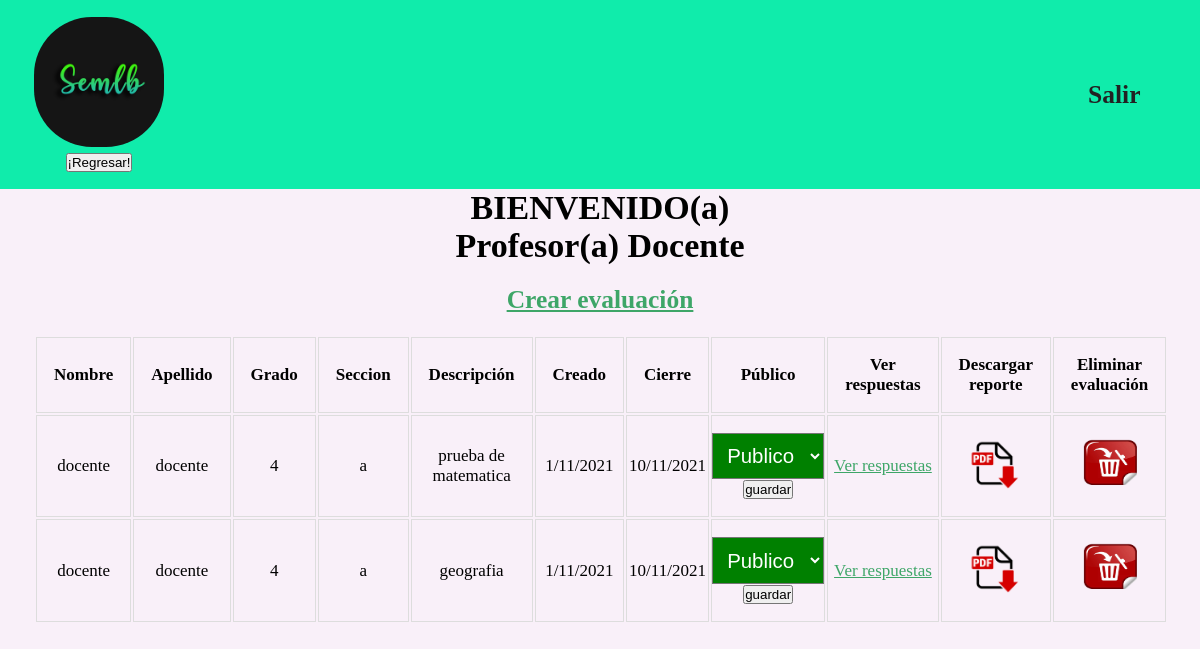
/profesor (signed in), run on the app's committed database.
### tables this page shows
CREATE TABLE `evaluaciones` (
  `id` int(255) NOT NULL,
  `id_profesor` int(255) NOT NULL,
  `nombres_profesor` varchar(100) NOT NULL,
  `apellidos_profesor` varchar(100) NOT NULL,
  `creado` varchar(10) NOT NULL,
  `pregunta1` varchar(500) NOT NULL,
  `pregunta2` varchar(500) DEFAULT NULL,
  `pregunta3` varchar(500) DEFAULT NULL,
  `pregunta4` varchar(500) DEFAULT NULL,
  `pregunta5` varchar(500) NOT NULL,
  `pregunta6` varchar(500) NOT NULL,
  `pregunta7` varchar(500) NOT NULL,
  `pregunta8` varchar(500) NOT NULL,
  `pregunta9` varchar(500) NOT NULL,
  `pregunta10` varchar(500) NOT NULL,
  `pregunta11` varchar(500) NOT NULL,
  `pregunta12` varchar(500) NOT NULL,
  `pregunta13` varchar(500) NOT NULL,
  `pregunta14` varchar(500) NOT NULL,
  `pregunta15` varchar(500) NOT NULL,
  `pregunta16` varchar(500) NOT NULL,
  `pregunta17` varchar(500) NOT NULL,
  `pregunta18` varchar(500) NOT NULL,
  `pregunta19` varchar(500) NOT NULL,
  `pregunta20` varchar(500) NOT NULL,
  `cierre` varchar(10) NOT NULL,
  `publico` varchar(2) NOT NULL,
  `descripcion` varchar(500) NOT NULL,
  `grado` varchar(2) NOT NULL,
  `seccion` varchar(2) NOT NULL
);

### profesor/index.php (the view, shortened to what this page needs)
<?php
	if (empty($_SESSION['id'])) {
		header("Location: ../inicioDeSesion");
	}else{
		if ($_SESSION['rol']==2) {
		?>
		<?php require 'header1.php' ?>
		<h1>BIENVENIDO(a)</h1>
		<h1>Profesor(a) <?php echo $_SESSION['nombres']; ?></h1>
		<br>
		<h2><a style="color: #3EA668" href="crearevaluacion/">Crear evaluación</a></h2>
		<br>
		<table style="padding: 0 2em;">
			<thead>
				<th>Nombre</th>
				<th>Apellido</th>
				<th>Grado</th>
				<th>Seccion</th>
				<th>Descripción</th>
				<th>Creado</th>
				<th>Cierre</th>
				<th>Público</th>
				<th>Ver respuestas</th>
				<th>Descargar reporte</th>
				<th>Eliminar evaluación</th>
			</thead>
				<?php
		$idprofe = $_SESSION['id'];
		$conn = mysqli_connect('localhost','root','','crud');
		$query = "SELECT * FROM evaluaciones WHERE (id_profesor LIKE '%$idprofe%')";
		$result = mysqli_query($conn, $query);
		while ($row = mysqli_fetch_array($result)) {?>
		<tbody>
			<td><?php echo $row['nombres_profesor'];?></td>
			<td><?php echo $row['apellidos_profesor'];?></td>
			<td><?php echo $row['grado'];?></td>
			<td><?php echo $row['seccion'];?></td>
			<td><?php echo $row['descripcion'];?></td>
			<td><?php echo $row['creado'];?></td>
			<td><?php echo $row['cierre'];?></td>
			<?php if($row['publico']==1){ ?>
				<td><form action="cambiar_privacidad.php?id=<?php echo $row['id'];?>" method="POST" >
				<select id="cars" name="privacidad" style="padding: 0.5em;font-size: 1.2em;color: white; background: green">
				  <option value="1" style="background: green; padding: 1em;">Publico</option>
				</select>
				<input type="submit" name="guardar" value="guardar">
				</form></td>
			<?php } ?>
			<td><a style="color: #3EA668" href="respuestas/index.php?id=<?php echo $row['id'];?>">Ver respuestas</a></td>
			<td><a href="../reportes/reporte.php?id=<?php echo $row['id'];?>"><img src="../img/imprimir.png" width="70px" height="50px" alt=""></a></td>
					<td><a href="eliminar_evaluacion.php?id=<?php echo $row['id'];?>"><img src="../img/eliminar.png" width="70px" height="50px" alt=""></a></td>
		</tbody>
		<?php }?>
		</table>
		<br>
		<br>
		<br>
		<?php require '../partials/footer.php' ?>
		<?php
		}else{
			session_destroy();
			header("refresh:1;url=../inicioDeSesion");
		}
	}
?>

### css/header1.css (style rules this page uses)
* { padding: 0; margin: 0; }
body { background: #F9F0F9; text-align: center; justify-content: center; font-family: 'Courgette', cursive; font-size: 17px; }

### profesor/index.php (style rules this page uses)
th { padding: 1em 1em;border: solid #ddd 1px }
td { text-align: center;padding: 1em 0;border: solid #ddd 1px }

### data on the page
evaluaciones: nombres_profesor "docente", apellidos_profesor "docente", grado "4", seccion "a", descripcion "prueba de matematica", creado "1/11/2021", cierre "10/11/2021"
evaluaciones: nombres_profesor "docente", apellidos_profesor "docente", grado "4", seccion "a", descripcion "geografia", creado "1/11/2021", cierre "10/11/2021"

### other printed values
$_SESSION['nombres'] "Docente"
